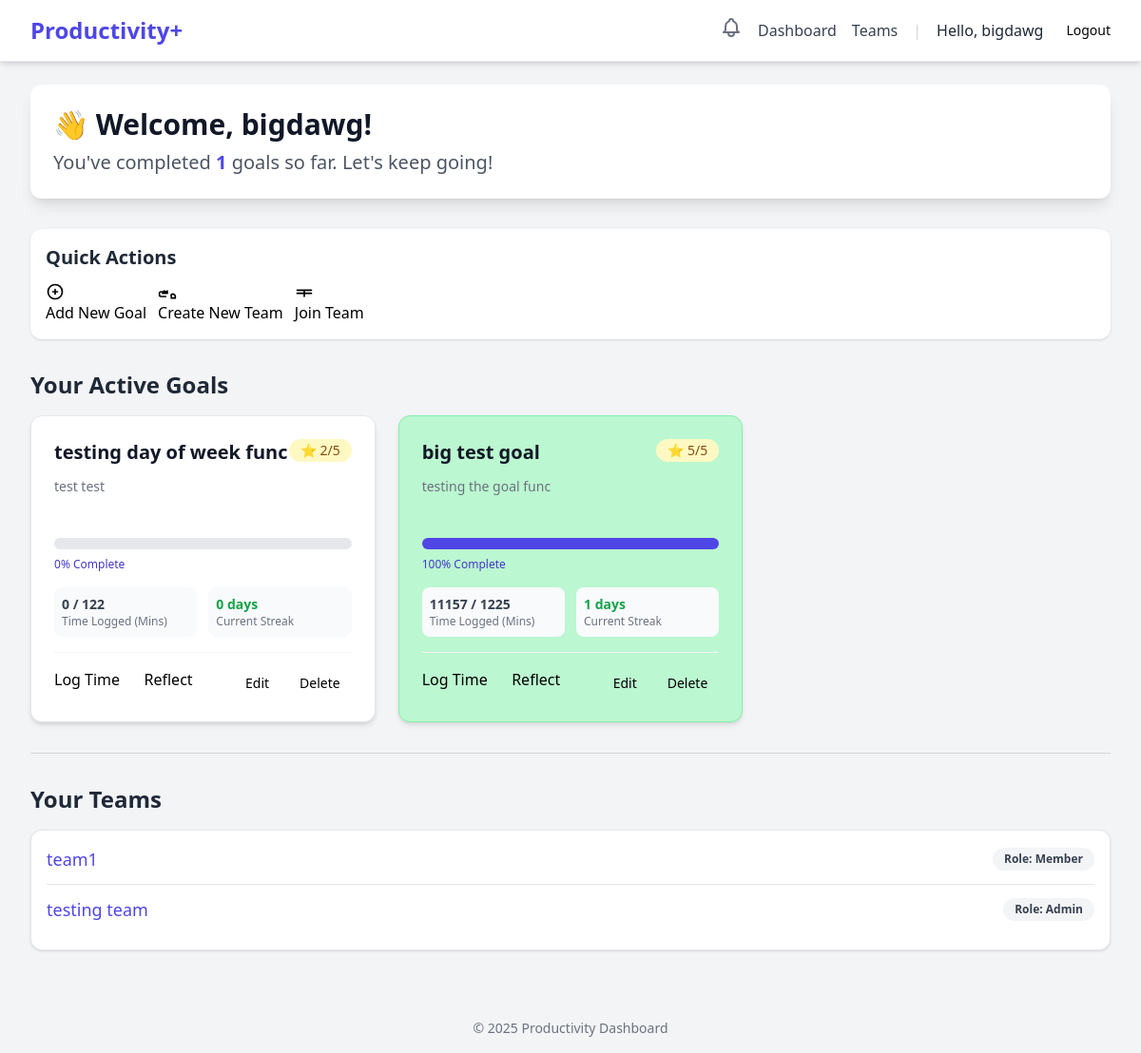
Page /dashboard/ (signed in) on the committed database.
### users/models.py (models this page shows, shortened)
class CustomUser(AbstractUser):
    class Role(models.TextChoices):
        USER = 'USER', 'User'
        ADMIN = 'ADMIN', 'Admin'
    role = models.CharField(max_length=50, choices=Role.choices, default=Role.USER)
    email = models.EmailField(unique=True)
    created_at = models.DateTimeField(auto_now_add=True)

### dashboard/models.py (models this page shows, shortened)
class BaseGoal(models.Model):
    title = models.CharField(max_length=255)
    description = models.TextField(blank=True, null=True)
    start_date = models.DateField()
    end_date = models.DateField(blank=True, null=True)
    target_time = models.DurationField(
        help_text="Target time to spend"
    )
    real_time = models.DurationField(
        default=timedelta(seconds=0),
        help_text="Actual time spent so far"
    )
    completed = models.BooleanField(default=False)
    created_at = models.DateTimeField(auto_now_add=True)
    updated_at = models.DateTimeField(auto_now=True)
    class Meta:
        abstract = True # This makes it a template, not a database table
        ordering = ['-created_at']

class PersonalGoal(BaseGoal):
    user = models.ForeignKey(
        settings.AUTH_USER_MODEL,
        on_delete=models.CASCADE,
        related_name='goals'
    )
    days_of_the_week = models.CharField(max_length=7, blank=True)
    importance_level = models.PositiveSmallIntegerField(
        default=1,
        validators = [MinValueValidator(1), MaxValueValidator(5)])
    class Meta:
        db_table = 'dashboard_goal'

### teams/models.py (models this page shows, shortened)
class TeamMember(models.Model):
    class Role(models.TextChoices):
        MEMBER = 'MEMBER', 'Member'
        ADMIN = 'ADMIN', 'Admin' # Or 'Leader'
    user = models.ForeignKey(settings.AUTH_USER_MODEL, on_delete=models.CASCADE)
    team = models.ForeignKey(Team, on_delete=models.CASCADE)
    role = models.CharField(max_length=50, choices=Role.choices, default=Role.MEMBER)
    created_at = models.DateTimeField(auto_now_add=True)
    class Meta:
        unique_together = ('user', 'team')

class Team(models.Model):
    team_name = models.CharField(max_length=255)
    team_desc = models.TextField(blank=True, null=True, help_text="Description")
    members = models.ManyToManyField(
        settings.AUTH_USER_MODEL,
        through='TeamMember',
        related_name='teams'
    )
    created_at = models.DateTimeField(auto_now_add=True)

### dashboard/views.py (the view)
# urls.py: path('', views.dashboard_view, name='dashboard_view'),
@login_required
def dashboard_view(request):
    user_goals = PersonalGoal.objects.filter(user=request.user).order_by('-created_at')
    goals_with_progress = []
    completed_goals_count = 0
    today = date.today()
    for goal in user_goals:
        target_time_minutes = goal.target_time.total_seconds() / 60 if goal.target_time else 0
        real_time_minutes = goal.real_time.total_seconds() / 60 if goal.real_time else 0
        if target_time_minutes > 0:
            progress_percentage = min(100, int((real_time_minutes / target_time_minutes) * 100))
        else:
            progress_percentage = 0
        if goal.completed:
            completed_goals_count += 1
        current_streak = 0
        goal_log_dates = PersonalTimeLog.objects.filter(
            goal=goal
        ).dates('log_date', 'day')
        logged_dates_set = set(goal_log_dates)
        check_date = today
        if today not in logged_dates_set:
            check_date = today - timedelta(days=1)
        while check_date in logged_dates_set:
            current_streak += 1
            check_date -= timedelta(days=1)
        goals_with_progress.append({
            'goal': goal,
            'progress_percentage': progress_percentage,
            'current_streak': current_streak,
            'real_time_minutes': real_time_minutes,
            'target_time_minutes': target_time_minutes,
        })
    user_teams = request.user.teammember_set.all()
    context = {
        'goals_with_progress': goals_with_progress,
        'completed_goals_count': completed_goals_count,
        'user_teams': user_teams,
    }
    return render(request, 'dashboard/dashboard.html', context)

### users/context_processors.py (called while the page is built)
def unread_notifications(request):
    if request.user.is_authenticated:
        notifications = Notification.objects.filter(
            user=request.user,
            is_read=False
        )
        return {
            'unread_notifications': notifications,
            'unread_notification_count': notifications.count()
        }
    return {}

### templates/dashboard/dashboard.html (shortened to what this page needs)
{% extends "base.html" %}
{% block content %}
<div class="max-w-7xl mx-auto py-6 sm:px-6 lg:px-8">
    <div class="dashboard-header mb-8 p-6 bg-white rounded-xl shadow-lg">
        <h2 class="text-3xl font-extrabold text-gray-900">👋 Welcome, {{ user.username }}!</h2>
        <p class="mt-2 text-xl text-gray-600">You've completed <span class="font-bold text-indigo-600">{{ completed_goals_count }}</span> goals so far. Let's keep going!</p>
    </div>
    <div class="actions-section mb-8 p-4 bg-white rounded-xl shadow">
        <h3 class="text-xl font-semibold mb-3 text-gray-800">Quick Actions</h3>
        <div class="flex flex-wrap gap-3">
            <a href="{% url 'dashboard:goal_create' %}" class="button button-primary">
                <svg class="w-5 h-5 mr-2" fill="none" stroke="currentColor" viewBox="0 0 24 24" xmlns="http://www.w3.org/2000/svg"><path stroke-linecap="round" stroke-linejoin="round" stroke-width="2" d="M12 9v3m0 0v3m0-3h3m-3 0H9m12 0a9 9 0 11-18 0 9 9 0 0118 0z"></path></svg>
                Add New Goal
            </a>
            <a href="{% url 'teams:team_create' %}" class="button button-secondary">
                Create New Team
            </a>
            <a href="{% url 'teams:team_list' %}" class="button button-secondary">
                <svg class="w-5 h-5 mr-2" fill="none" stroke="currentColor" viewBox="0 0 24 24" xmlns="http://www.w3.org/2000/svg"><path stroke-linecap="round" stroke-linejoin="round" stroke-width="2" d="M3 10h18M3 14h18m-9-4v8"></path></svg>
                Join Team
            </a>
        </div>
    </div>
    <div class="active-goals-section mb-8">
        <h3 class="text-2xl font-bold mb-4 text-gray-800">Your Active Goals</h3>
        {% if goals_with_progress %}
            <div class="grid grid-cols-1 md:grid-cols-2 lg:grid-cols-3 gap-6">
                {% for item in goals_with_progress %}
                <div class="goal-card p-6 rounded-xl border shadow-md {% if item.progress_percentage >= 100 %}bg-green-200 border-green-300{%else %}bg-white border-gray-200{% endif %} ">
                    <div class="flex justify-between items-start mb-3">
                        <h4 class="text-xl font-semibold text-gray-900">{{ item.goal.title }}</h4>
                        <span class="inline-flex items-center px-3 py-0.5 rounded-full text-sm font-medium bg-yellow-100 text-yellow-800">
                            ⭐ {{ item.goal.importance_level }}/5
                        </span>
                    </div>
                    <p class="text-sm text-gray-500 mb-4 h-12 overflow-hidden">{{ item.goal.description|truncatechars:80 }}</p>
                    <div class="progress-bar-container w-full bg-gray-200 rounded-full h-3 mb-2">
                        <div class="progress-bar h-3 rounded-full bg-indigo-600" style="width: {{ item.progress_percentage }}%;"></div>
                    </div>
                    <p class="text-xs font-medium text-indigo-700 mb-4">{{ item.progress_percentage }}% Complete</p>
                    <div class="grid grid-cols-2 gap-3 mb-4 text-sm text-gray-700">
                        <div class="p-2 bg-gray-50 rounded-lg">
                            <span class="block font-bold">{{ item.real_time_minutes|floatformat:0 }} / {{ item.target_time_minutes|floatformat:0 }}</span>
                            <span class="block text-xs text-gray-500">Time Logged (Mins)</span>
                        </div>
                        <div class="p-2 bg-gray-50 rounded-lg">
                            <span class="block font-bold text-green-600">{{ item.current_streak }} days</span>
                            <span class="block text-xs text-gray-500">Current Streak</span>
                        </div>
                    </div>
                    <div class="flex flex-wrap gap-2 pt-4 border-t border-gray-100">
                        <a href="{% url 'dashboard:time_log' goal_id=item.goal.id %}" class="button button-log flex-1">Log Time</a>
                        <a href="javascript:void(0)" class="button button-reflect flex-1" data-goal-id="{{ item.goal.id }}">
                            Reflect
                        </a>
                        <a href="{% url 'dashboard:goal_edit' goal_id=item.goal.id %}"
                        class="button button-secondary px-3 py-1.5 text-sm">
                            Edit
                        </a>
                        <a href="{% url 'dashboard:goal_delete' goal_id=item.goal.id %}"
                        class="button button-danger px-3 py-1.5 text-sm"
                        onclick="return confirm('Are you sure you want to delete {{ item.goal.title }}? This action cannot be undone.')">
                            Delete
                        </a>
                    </div>
                </div>
                {% endfor %}
            </div>
        {% else %}
            <div class="p-8 text-center bg-white rounded-xl shadow border border-gray-200">
                <p class="text-lg text-gray-500">You currently have no active goals.</p>
                <a href="{% url 'dashboard:goal_create' %}" class="mt-4 button button-primary">Start Your First Goal!</a>
            </div>
        {% endif %}
    </div>
    <hr class="my-8 border-gray-300">
    <div class="teams-section">
        <h3 class="text-2xl font-bold mb-4 text-gray-800">Your Teams</h3>
        {% if user_teams %}
            <ul class="space-y-3 p-4 bg-white rounded-xl shadow border border-gray-200">
            {% for membership in user_teams %}
                <li class="flex justify-between items-center border-b pb-3 last:border-b-0">
                    <a href="{% url 'teams:team_dashboard' team_id=membership.team.id %}" class="text-lg font-medium text-indigo-600 hover:text-indigo-800">
                        {{ membership.team.team_name }}
                    </a>
                    <span class="px-3 py-1 text-xs font-semibold rounded-full bg-gray-100 text-gray-700">
                        Role: {{ membership.get_role_display }}
                    </span>
                </li>
            {% endfor %}
            </ul>
        {% else %}
            <div class="p-4 bg-white rounded-xl shadow border border-gray-200">
                <p class="text-gray-500">You are not currently a member of any teams.</p>
            </div>
        {% endif %}
    </div>
</div>
{% endblock %}

### templates/base.html (shortened to what this page needs)
{% load static %}
<!DOCTYPE html>
<html lang="en">
<head>
    <script src="https://cdn.tailwindcss.com"></script>
</head>
<body class="bg-gray-100 font-sans">
    <nav class="bg-white shadow-md border-b border-gray-200">
        <div class="max-w-7xl mx-auto px-4 sm:px-6 lg:px-8">
            <div class="flex justify-between items-center h-16">
                <div class="flex-shrink-0">
                    <a href="{% url 'index' %}" class="text-2xl font-bold text-indigo-600">Productivity+</a>
                </div>
                <div class="flex items-center space-x-4">
                    {% if user.is_authenticated %}
                    <div class="relative">
                        <button id="notification-bell" class="text-gray-500 hover:text-gray-700">
                        </button>
                        </div>
                        <a href="{% url 'dashboard:dashboard_view' %}" class="text-gray-700 hover:text-indigo-600">Dashboard</a>
                        <a href="{% url 'teams:team_list' %}" class="text-gray-700 hover:text-indigo-600">Teams</a>
                        <span class="text-gray-300">|</span>
                        <span class="text-gray-800 font-medium">Hello, {{ user.username }}</span>
                        <form method="post" action="{% url 'logout' %}" class="flex items-center">
                            <button type="submit" class="ml-2 button button-secondary-danger text-sm">
                                Logout
                            </button>
                        </form>
                    {% else %}
                        <a href="{% url 'login' %}" class="button button-primary">Login</a>
                        <a href="{% url 'register' %}" class="button button-secondary">Sign Up</a>
                    {% endif %}
                </div>
            </div>
        </div>
    </nav>
    <main>
        {% block content %}
        {% endblock %}
    </main>
    <footer class="text-center py-4 mt-8 text-gray-500 text-sm">
        &copy; {% now "Y" %} Productivity Dashboard
    </footer>
</body>
</html>

### templates/dashboard/dashboard.html (style rules this page uses)
body { font-family: 'Inter', sans-serif; background-color: #f7f7f9; }
.goal-card, .teams-section { transition: transform 0.2s, box-shadow 0.2s; }

### rows in the picture
CustomUser: username "bigdawg"
PersonalGoal: goal "testing day of week func", goal.importance_level "2", goal.description "test test", progress_percentage "0", real_time_minutes "0", target_time_minutes "122", current_streak "0"
PersonalGoal: goal "big test goal", goal.importance_level "5", goal.description "testing the goal func", progress_percentage "100", real_time_minutes "11157", target_time_minutes "1225", current_streak "1"
TeamMember: team.team_name "team1", role "Member"
TeamMember: team.team_name "testing team", role "Admin"

### other values in the picture
{{ completed_goals_count }} "1"
